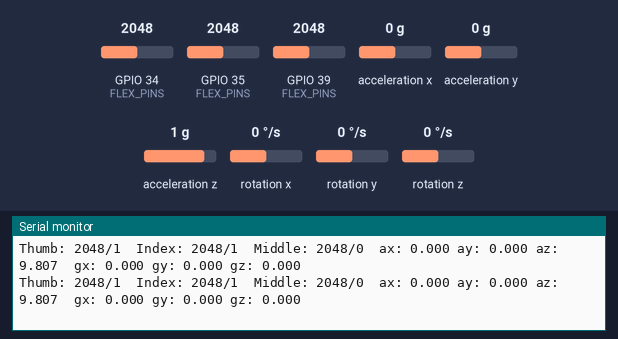
The sketch below on a simulated ESP32. Shown: the last lines printed to the serial monitor. Wiring (inferred from the names in the program): MPU-6050 motion sensor at I2C address 0x68. The inputs (shaded band) are chosen by the test bench; at power-on: acceleration x 0 g, GPIO 34 (FLEX_PINS) = 2048, GPIO 35 (FLEX_PINS) = 2048, GPIO 39 (FLEX_PINS) = 2048, acceleration y 0 g, acceleration z 1 g, rotation x 0 °/s, rotation y 0 °/s, rotation z 0 °/s (analog values on the 0–4095 scale).

Above: at 1.3 s.
1.4 s: acceleration x set to -1.4 g
At 1.51 s:
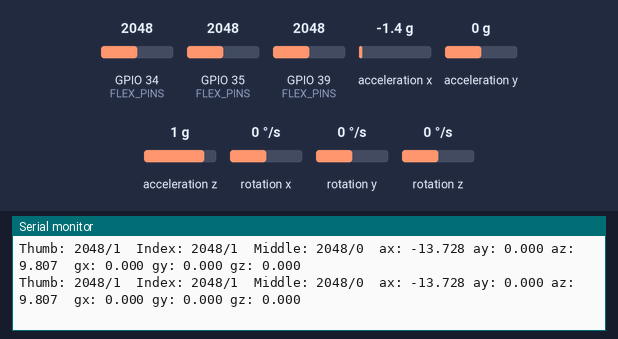
2.9 s: GPIO 34 (FLEX_PINS) set to 1960
At 2.91 s:
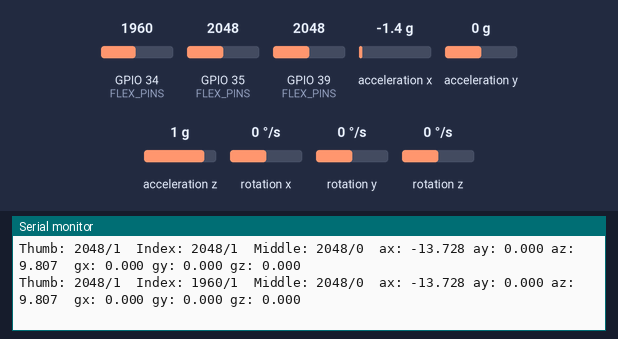
4.4 s: GPIO 35 (FLEX_PINS) set to 1960
At 4.41 s:
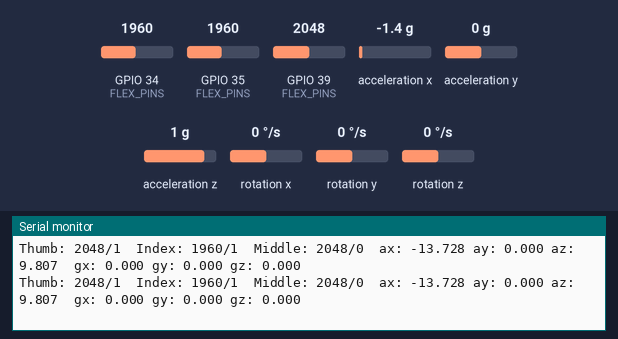
5.9 s: GPIO 39 (FLEX_PINS) set to 1960
At 5.92 s:
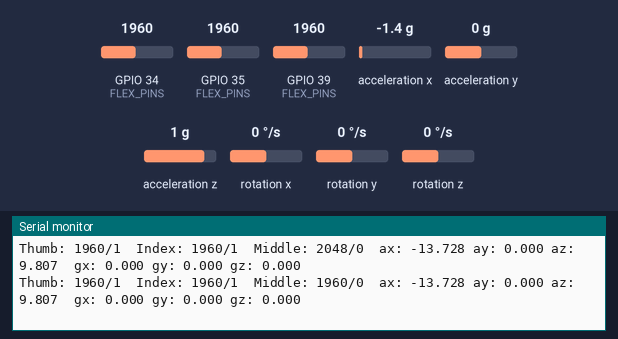
7.4 s: acceleration y set to -1.4 g
At 7.42 s:
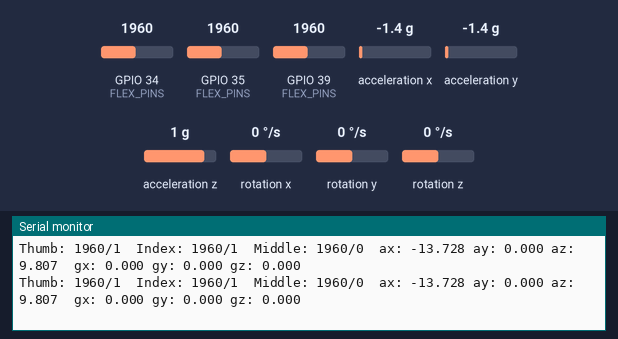
8.9 s: acceleration z set to -1.4 g
At 8.93 s:
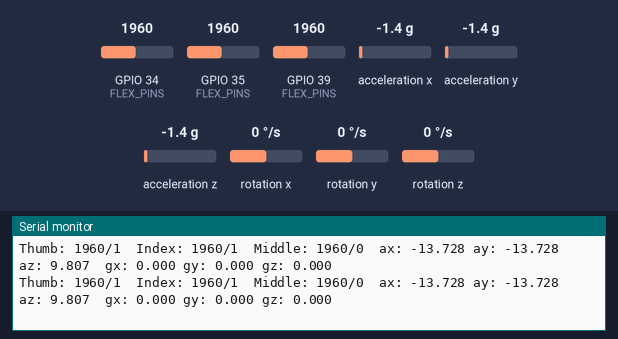

The sketch:

Flex_IMU_Test.ino
```cpp
// FireBeetle ESP32: flex + MPU6050 test only. Serial Monitor: 115200 baud.
// Flex: thumb GPIO35, index GPIO34, middle GPIO39. I2C: SDA21, SCL22.
#include <Arduino.h>
#include <Wire.h>

const uint8_t FLEX_PINS[3] = {35, 34, 39};
const int BEND[3] = {1460, 1596, 3480};
const int RELEASE[3] = {1420, 1533, 3460};
const uint8_t IMU_ADDRESS = 0x68;
bool bent[3] = {};
bool imuReady = false;
uint32_t lastRetry = 0;

bool readRegisters(uint8_t reg, uint8_t *data, uint8_t count) {
  Wire.beginTransmission(IMU_ADDRESS);
  Wire.write(reg);
  if (Wire.endTransmission(false) != 0) return false;
  if (Wire.requestFrom(IMU_ADDRESS, count) != count) {
    while (Wire.available()) Wire.read();
    return false;
  }
  for (uint8_t i = 0; i < count; ++i) data[i] = Wire.read();
  return true;
}

bool writeRegister(uint8_t reg, uint8_t value) {
  Wire.beginTransmission(IMU_ADDRESS);
  Wire.write(reg);
  Wire.write(value);
  return Wire.endTransmission() == 0;
}

bool setupImu() {
  uint8_t who = 0, ranges[2] = {};
  return readRegisters(0x75, &who, 1) && who == 0x68 &&
         writeRegister(0x6B, 1) && writeRegister(0x6C, 0) &&
         writeRegister(0x1A, 4) && writeRegister(0x19, 4) &&
         writeRegister(0x1B, 0x18) && writeRegister(0x1C, 0x18) &&
         readRegisters(0x1B, ranges, 2) &&
         (ranges[0] & 0x18) == 0x18 && (ranges[1] & 0x18) == 0x18;
}

int readFlex(uint8_t pin) {
  analogRead(pin);
  delayMicroseconds(200);
  int total = 0;
  for (int i = 0; i < 8; ++i) total += analogRead(pin);
  return total / 8;
}

void setup() {
  Serial.begin(115200);
  analogReadResolution(12);
  for (uint8_t pin : FLEX_PINS) {
    pinMode(pin, INPUT);
    analogSetPinAttenuation(pin, ADC_11db);
  }
  Wire.begin(21, 22);
  Wire.setClock(100000);
  Wire.setTimeOut(15);
  delay(100);
  imuReady = setupImu();
  lastRetry = millis();
  Serial.println("Flex + IMU only. Flex: raw ADC/state (0=NOT_BENT, 1=BENT).");
  Serial.println("Acceleration: m/s^2 including gravity. Gyroscope: rad/s.");
  Serial.println(imuReady ? "MPU6050 OK" : "MPU6050 NOT FOUND / INIT FAILED; retrying every 2 s.");
}

void loop() {
  int flex[3];
  for (int i = 0; i < 3; ++i) {
    flex[i] = readFlex(FLEX_PINS[i]);
    bent[i] = bent[i] ? flex[i] > RELEASE[i] : flex[i] >= BEND[i];
  }
  Serial.printf("Thumb: %d/%d  Index: %d/%d  Middle: %d/%d",
                flex[0], int(bent[0]), flex[1], int(bent[1]), flex[2], int(bent[2]));
  for (int i = 0; i < 3; ++i) {
    if (flex[i] <= 20 || flex[i] >= 4075) Serial.printf("  FLEX%d_RAIL", i + 1);
  }

  if (!imuReady && uint32_t(millis() - lastRetry) >= 2000) {
    lastRetry = millis();
    imuReady = setupImu();
  }
  uint8_t data[14];
  if (imuReady && readRegisters(0x3B, data, sizeof(data))) {
    float axes[6];
    bool clipped = false;
    for (int i = 0; i < 6; ++i) {
      int offset = (i < 3 ? i : i + 1) * 2; // Skip temperature registers.
      int16_t raw = int16_t((uint16_t(data[offset]) << 8) | data[offset + 1]);
      if (abs(int(raw)) >= 32700) clipped = true;
      axes[i] = i < 3 ? raw * 9.80665f / 2048.0f : raw * 0.01745329252f / 16.4f;
    }
    Serial.printf("  ax: %.3f ay: %.3f az: %.3f  gx: %.3f gy: %.3f gz: %.3f%s\n",
                  axes[0], axes[1], axes[2], axes[3], axes[4], axes[5],
                  clipped ? "  IMU_CLIPPED" : "");
  } else {
    if (imuReady) lastRetry = millis();
    imuReady = false;
    Serial.println("  IMU ERROR (check power / SDA21 / SCL22)");
  }
  delay(100);
}
```

Measured:
- after the input at 1.4 s, the serial monitor: prints a new line at once (image 1)
- after the input at 2.9 s, the serial monitor: prints a new line at once (image 2)
- after the input at 5.9 s, the serial monitor: prints a new line at once (image 4)
